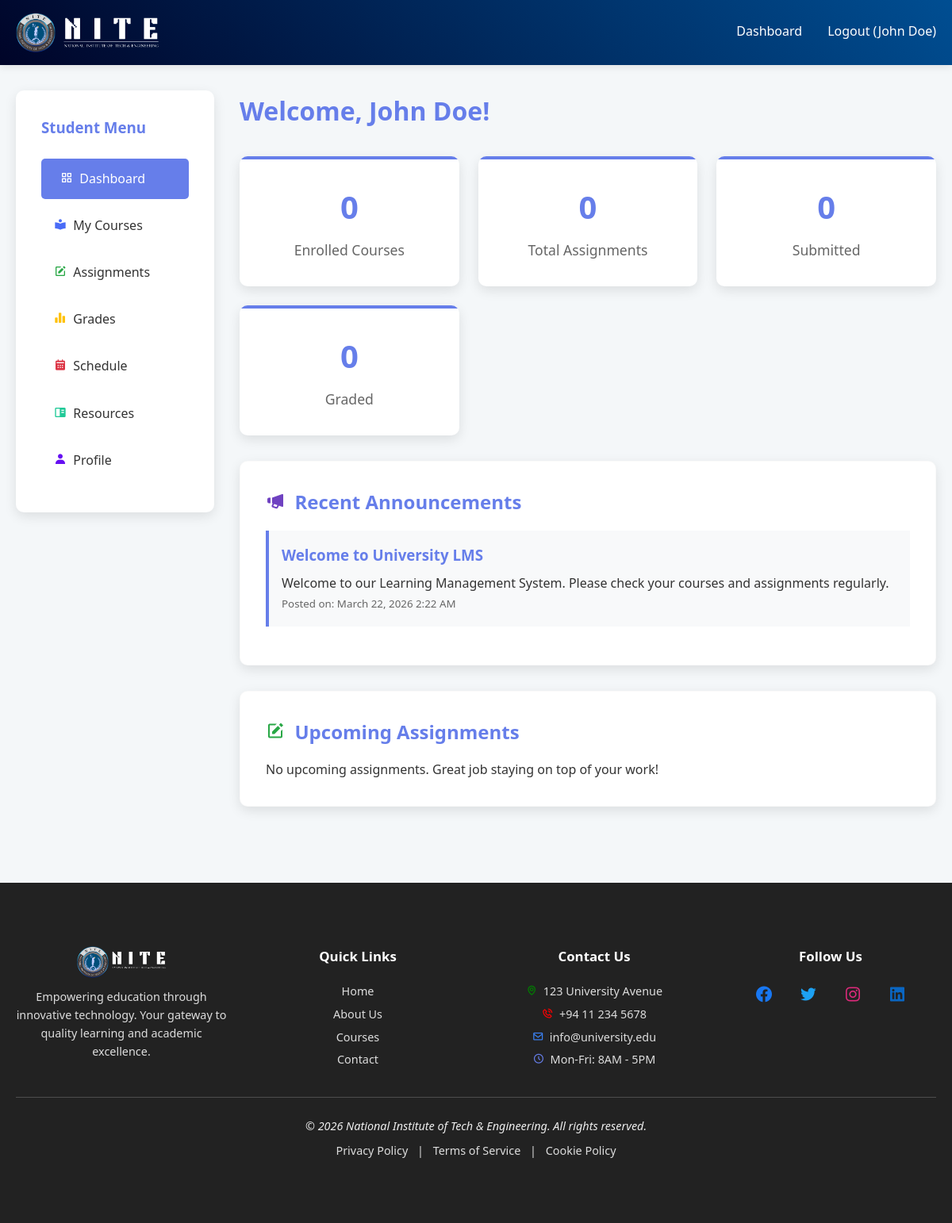
The page /student/dashboard.php (signed in) on the database its author committed.
### tables this page shows
CREATE TABLE announcements (
    id INT AUTO_INCREMENT PRIMARY KEY,
    title VARCHAR(200) NOT NULL,
    content TEXT NOT NULL,
    posted_by INT NOT NULL,
    target_audience ENUM('all', 'students', 'specific_course') DEFAULT 'all',
    course_id INT NULL,
    created_at TIMESTAMP DEFAULT CURRENT_TIMESTAMP,
    FOREIGN KEY (posted_by) REFERENCES users(id) ON DELETE CASCADE,
    FOREIGN KEY (course_id) REFERENCES courses(id) ON DELETE CASCADE
);

### student/dashboard.php (the view, shortened to what this page needs)
<?php
include '../config.php';
$student_id = $_SESSION['user_id'];
$courses_query = "SELECT COUNT(*) as total FROM enrollments WHERE student_id = $student_id AND status = 'active'";
$courses_result = mysqli_query($conn, $courses_query);
$total_courses = mysqli_fetch_assoc($courses_result)['total'];
$assignments_query = "SELECT COUNT(DISTINCT a.id) as total FROM assignments a
                      INNER JOIN enrollments e ON a.course_id = e.course_id
                      WHERE e.student_id = $student_id AND e.status = 'active'";
$assignments_result = mysqli_query($conn, $assignments_query);
$total_assignments = mysqli_fetch_assoc($assignments_result)['total'];
$submitted_query = "SELECT COUNT(*) as total FROM submissions WHERE student_id = $student_id";
$submitted_result = mysqli_query($conn, $submitted_query);
$total_submitted = mysqli_fetch_assoc($submitted_result)['total'];
$graded_query = "SELECT COUNT(*) as total FROM submissions WHERE student_id = $student_id AND status = 'graded'";
$graded_result = mysqli_query($conn, $graded_query);
$total_graded = mysqli_fetch_assoc($graded_result)['total'];
?>
<!DOCTYPE html>
<html lang="en">
<head>
    <link rel="stylesheet" href="../style.css">
    <link href='https://unpkg.com/boxicons@2.1.4/css/boxicons.min.css' rel='stylesheet'>
</head>
<body>
    <nav class="navbar">
        <div class="nav-container">
            <a href="/university_lms/index.php" class="logo" style="text-decoration:none; color:white;">
            <div style="display:flex; align-items:center; gap:10px;">
                <img src="/university_lms/uploads/Logo.png" alt="Logo" style="height:50px;">
                <img src="/university_lms/uploads/new-logo.png" alt="NITE Logo" style="height:40px; width:120px;">
            </div>
        </a>
            <ul class="nav-links">
                <li><a href="dashboard.php">Dashboard</a></li>
                <li><a href="../logout.php">Logout (<?php echo $_SESSION['full_name']; ?>)</a></li>
            </ul>
        </div>
    </nav>
    <div class="dashboard-layout">
        <aside class="sidebar">
            <h3 style="margin-bottom: 1.5rem; color: #667eea;">Student Menu</h3>
            <ul class="sidebar-menu">
                <li><a href="dashboard.php" class="active"><i class='bx bx-grid-alt'></i>&nbsp; Dashboard</a></li>
                <li><a href="my-courses.php"><i class='bx bxs-book-reader' style="color:#4A6CF7;"></i>&nbsp; My Courses</a></li>
                <li><a href="assignments.php"><i class='bx bxs-edit' style="color:#28A745;"></i>&nbsp; Assignments</a></li>
                <li><a href="grades.php"><i class='bx bxs-bar-chart-alt-2' style="color:#FFC107;"></i>&nbsp; Grades</a></li>
                <li><a href="schedule.php"><i class='bx bxs-calendar' style="color:#DC3545;"></i>&nbsp; Schedule</a></li>
                <li><a href="resources.php"><i class='bx bxs-book-content' style="color:#20C997;"></i>&nbsp; Resources</a></li>
                <li><a href="profile.php"><i class='bx bxs-user'style="color:#6610F2;"></i>&nbsp; Profile</a></li>
            </ul>
        </aside>
        <main class="main-content">
            <h1 style="color: #667eea; margin-bottom: 2rem;">Welcome, <?php echo $_SESSION['full_name']; ?>!</h1>
            <div class="stats-grid">
                <div class="stat-card">
                    <h3><?php echo $total_courses; ?></h3>
                    <p>Enrolled Courses</p>
                </div>
                <div class="stat-card">
                    <h3><?php echo $total_assignments; ?></h3>
                    <p>Total Assignments</p>
                </div>
                <div class="stat-card">
                    <h3><?php echo $total_submitted; ?></h3>
                    <p>Submitted</p>
                </div>
                <div class="stat-card">
                    <h3><?php echo $total_graded; ?></h3>
                    <p>Graded</p>
                </div>
            </div>
            <div class="card">
                <h2><i class='bx bxs-megaphone' style="color:#6F42C1;"></i>&nbsp; Recent Announcements</h2>
                <?php
                $announcements_query = "SELECT * FROM announcements
                                       WHERE target_audience IN ('all', 'students')
                                       ORDER BY created_at DESC LIMIT 5";
                $announcements_result = mysqli_query($conn, $announcements_query);
                if(mysqli_num_rows($announcements_result) > 0):
                    while($announcement = mysqli_fetch_assoc($announcements_result)):
                ?>
                    <div style="padding: 1rem; border-left: 4px solid #667eea; margin-bottom: 1rem; background: #f8f9fa;">
                        <h3 style="color: #667eea; margin-bottom: 0.5rem;"><?php echo htmlspecialchars($announcement['title']); ?></h3>
                        <p><?php echo htmlspecialchars($announcement['content']); ?></p>
                        <small style="color: #666;">Posted on: <?php echo date('F j, Y g:i A', strtotime($announcement['created_at'])); ?></small>
                    </div>
                <?php
                    endwhile;
                else:
                ?>
                    <p>No announcements at this time.</p>
                <?php endif; ?>
            </div>
            <div class="card">
                <h2><i class='bx bxs-edit' style="color:#28A745;"></i>&nbsp; Upcoming Assignments</h2>
                <?php
                $upcoming_query = "SELECT a.*, c.course_name, c.course_code
                                  FROM assignments a
                                  INNER JOIN courses c ON a.course_id = c.id
                                  INNER JOIN enrollments e ON c.id = e.course_id
                                  WHERE e.student_id = $student_id
                                  AND e.status = 'active'
                                  AND a.due_date > NOW()
                                  AND a.id NOT IN (SELECT assignment_id FROM submissions WHERE student_id = $student_id)
                                  ORDER BY a.due_date ASC LIMIT 5";
                $upcoming_result = mysqli_query($conn, $upcoming_query);
                if(mysqli_num_rows($upcoming_result) > 0):
                ?>
                    <table class="table">
                        <thead>
                            <tr>
                                <th>Course</th>
                                <th>Assignment</th>
                                <th>Due Date</th>
                                <th>Action</th>
                            </tr>
                        </thead>
                        <tbody>
                            <?php while($assignment = mysqli_fetch_assoc($upcoming_result)): ?>
                                <tr>
                                    <td><?php echo htmlspecialchars($assignment['course_code']); ?></td>
                                    <td><?php echo htmlspecialchars($assignment['title']); ?></td>
                                    <td><?php echo date('M j, Y g:i A', strtotime($assignment['due_date'])); ?></td>
                                    <td><a href="submit-assignment.php?id=<?php echo $assignment['id']; ?>" class="btn btn-primary">Submit</a></td>
                                </tr>
                            <?php endwhile; ?>
                        </tbody>
                    </table>
                <?php else: ?>
                    <p>No upcoming assignments. Great job staying on top of your work!</p>
                <?php endif; ?>
            </div>
        </main>
    </div>
    <?php
include '../footer.php';
?>
</body>
</html>

### style.css (style rules this page uses)
:root { --primary: #667eea; --primary-dark: #5a6fd6; --secondary: #004e92; --dark-bg: #000428; --success: #28a745; --danger: #dc3545; --warning: #ffc107; --text-main: #333; --text-light: #666; --bg-body: #f4f7f9; --white: #ffffff; --shadow-sm: 0 2px 10px rgba(0,0,0,0.1); --shadow-md: 0 5px 15px rgba(0,0,0,0.1); --shadow-hover: 0 8px 20px rgba(0,0,0,0.15); --transition: all 0.3s ease; }
* { margin: 0; padding: 0; box-sizing: border-box; }
html { scroll-behavior: smooth; }
body { font-family: 'Segoe UI', Tahoma, Geneva, Verdana, sans-serif; line-height: 1.6; color: var(--text-main); background: var(--bg-body); -webkit-font-smoothing: antialiased; }
img, video { max-width: 100%; height: auto; }
.navbar { background: linear-gradient(45deg, var(--dark-bg), var(--secondary)); color: var(--white); padding: 1rem 0; box-shadow: var(--shadow-sm); position: sticky; top: 0; z-index: 1000; }
.nav-container { max-width: 1200px; margin: 0 auto; display: flex; justify-content: space-between; align-items: center; padding: 0 20px; flex-wrap: wrap; }
.logo { font-size: 1.8rem; font-weight: bold; text-decoration: none; color: var(--white); letter-spacing: -0.5px; }
.nav-links { display: flex; list-style: none; gap: 2rem; }
.nav-links a { color: var(--white); text-decoration: none; transition: var(--transition); font-weight: 500; padding: 0.5rem 0; position: relative; }
.nav-links a::after { content: ''; display: block; width: 0; height: 2px; background: var(--white); transition: width 0.3s; }
.card { background: var(--white); border-radius: 10px; padding: 2rem; margin-bottom: 2rem; box-shadow: var(--shadow-md); transition: var(--transition); border: 1px solid rgba(0,0,0,0.02); }
.card h2 { color: var(--primary); margin-bottom: 1rem; }
.stats-grid { display: grid; grid-template-columns: repeat(auto-fit, minmax(240px, 1fr)); gap: 1.5rem; margin-bottom: 2rem; }
.stat-card { background: var(--white); padding: 2rem; border-radius: 10px; box-shadow: var(--shadow-md); text-align: center; transition: var(--transition); position: relative; overflow: hidden; }
.stat-card::before { content: ''; position: absolute; top: 0; left: 0; width: 100%; height: 4px; background: var(--primary); }
.stat-card h3 { font-size: 2.5rem; color: var(--primary); margin-bottom: 0.5rem; }
.stat-card p { color: var(--text-light); font-size: 1.1rem; font-weight: 500; }
.dashboard-layout { display: grid; grid-template-columns: 250px 1fr; gap: 2rem; max-width: 1400px; margin: 2rem auto; padding: 0 20px; }
.sidebar { background: var(--white); padding: 2rem; border-radius: 10px; box-shadow: var(--shadow-md); height: fit-content; position: sticky; top: 90px; }
.sidebar-menu { list-style: none; }
.sidebar-menu li { margin-bottom: 0.5rem; }
.sidebar-menu a { display: block; padding: 0.8rem 1rem; color: var(--text-main); text-decoration: none; border-radius: 5px; transition: var(--transition); font-weight: 500; }
.sidebar-menu a:hover, .sidebar-menu a.active { background: var(--primary); color: var(--white); padding-left: 1.5rem; }
.main-content { min-height: 500px; }
.card { max-width: 100%; }

### rows shown on the page
announcements: title "Welcome to University LMS", content "Welcome to our Learning Management System. Please check your courses and assignments regularly.", created_at "March 22, 2026 2:22 AM"

### other values the page prints
$_SESSION['full_name'] "John Doe"
$total_courses "0"
$total_assignments "0"
$total_submitted "0"
$total_graded "0"
